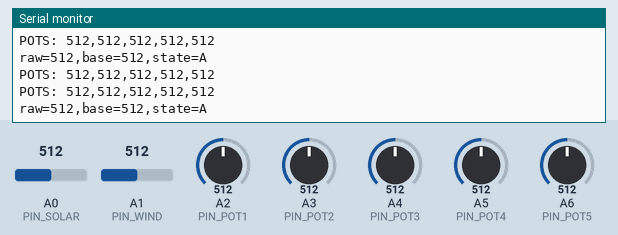
Recording of a sketch running on a simulated Arduino Nano, built for the host (arithmetic inside an expression is 32-bit, double 64-bit). Shown: the last lines printed to the serial monitor. Inputs (shaded band) come from the test bench; at power-on: A0 (PIN_SOLAR) = 512, A1 (PIN_WIND) = 512, A2 (PIN_POT1) = 512, A3 (PIN_POT2) = 512, A4 (PIN_POT3) = 512, A5 (PIN_POT4) = 512, A6 (PIN_POT5) = 512.

Above: at 4.2 s.
4.3 s: A0 (PIN_SOLAR) set to 716
At 4.44 s:
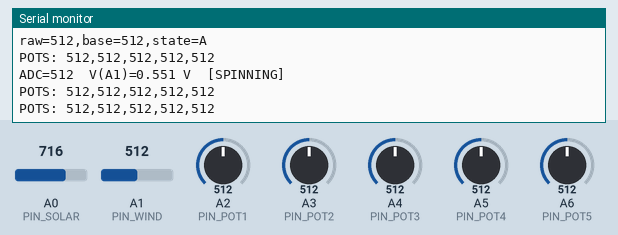
6.2 s: A1 (PIN_WIND) set to 10
At 6.54 s:
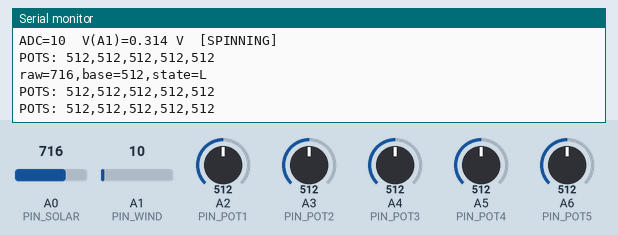
9.2 s: A0 (PIN_SOLAR) set to 306
At 9.25 s:
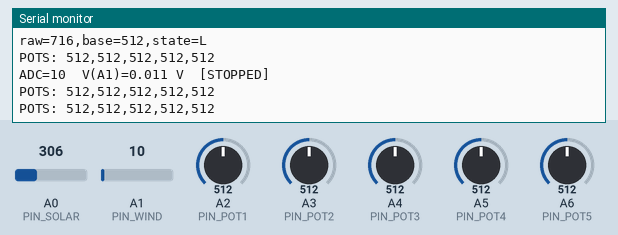
11.4 s: A2 (PIN_POT1) set to 716
At 11.66 s:
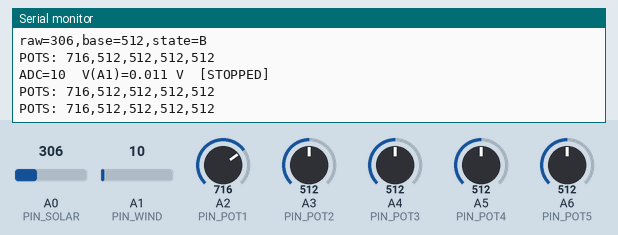
12.9 s: A3 (PIN_POT2) set to 716
At 13.16 s:
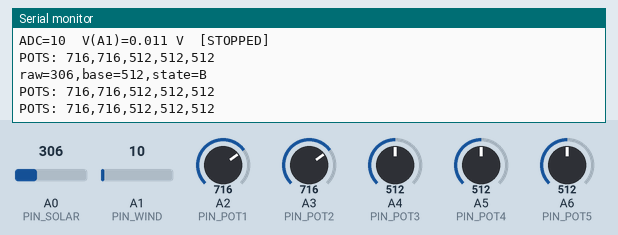
14.4 s: A4 (PIN_POT3) set to 716
At 14.66 s:
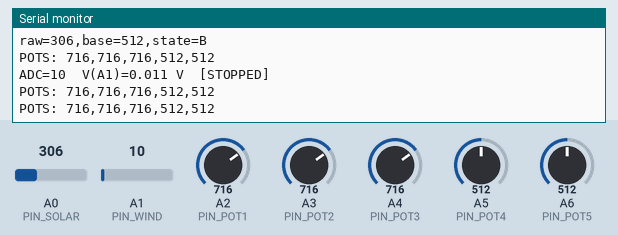
Timing chart, 0 to 16.9 s (numbered marks = the images above; inputs shaded):
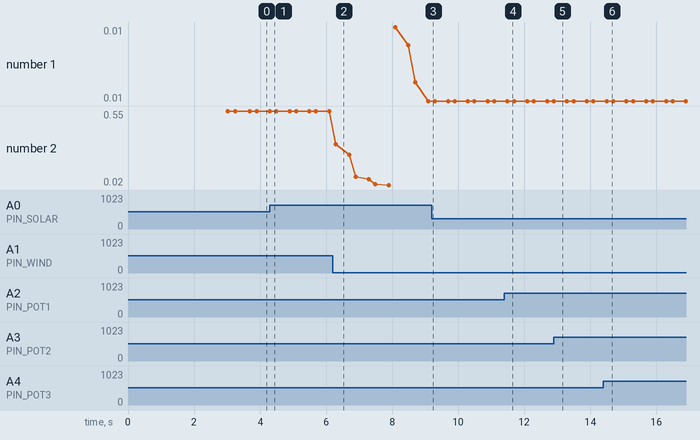

The sketch:

Wind_Solar_Potis_02.ino
```cpp
// === 修复版本：Solar(A0) + Wind(A1) ===
// Solar：A0, DEFAULT(≈5V)；Wind：A1, INTERNAL(≈1.1V)

#include <Arduino.h>

// ---------- Pins ----------
const uint8_t PIN_SOLAR = A0;
const uint8_t PIN_WIND  = A1;


// ---------- Potentiometer Pins (for 5 dashboard knobs) ----------
const uint8_t PIN_POT1 = A2;
const uint8_t PIN_POT2 = A3;
const uint8_t PIN_POT3 = A4;
const uint8_t PIN_POT4 = A5;
const uint8_t PIN_POT5 = A6;

// ===================== Solar =====================
const uint16_t SOLAR_SAMPLE_MS = 50;
const uint16_t SOLAR_CAL_MS    = 3000;
const float    BASE_ALPHA  = 0.0005f;
const float    NOISE_ALPHA = 0.05f;
const float    NOISE_MAX   = 30.0f;     // 恢复到 30（不是 12！）
const float    NOISE_CLIP_IN = 20.0f;   // 噪声裁剪
const int      MIN_DELTA_UP  = 20;      // 恢复绝对最小阈值  光照强度 Lichtstärkeanpassung Licht 50 30 28 25 20
const int      MIN_DELTA_DN  = 60;      // Lichtstärkeanpassung
const float    K_NOISE       = 7.5f;    // 噪声倍数 8.0 7.0 6.0
const float    REL_FRAC      = 0.12f;   // 相对阈值 0.15 0.13 0.12 0.1
const int      HYST          = 12;      // 滞回

enum SolarStateChar : char { AMBIENT='A', LAMP='L', BLOCKED='B' };

float baseline   = 0.0f;
float raw_ema    = 0.0f;
float noise_ema  = 5.0f;  // 修复：增大初始噪声估计
char  state      = AMBIENT;
unsigned long tSolar = 0, tSolarPrint = 0;

// ★ 修复：恢复基线更新控制
uint16_t baseline_update_counter = 0;
const uint16_t BASELINE_UPDATE_INTERVAL = 5;

// ===================== Wind =====================
const float     WIND_VREF = 1.1f;  // INTERNAL
const int       AVG_N     = 64;
const unsigned  PRINT_MS  = 200;
float TH_ON_V  = 0.03f;            // Wind_Stärke
float TH_OFF_V = 0.015f;

bool  spinning      = false;
float wind_v_ema    = 0.0f;
unsigned long tWind = 0, tWindPrint = 0;

// ===================== Potentiometers (5x) =====================
const unsigned POT_PRINT_MS = 100;  // 每 100 ms 打印一次 Poti 数值
unsigned long tPotPrint = 0;

// ===================== 分时窗口采样控制 =====================
enum Window { W_SOLAR, W_WIND };
Window curWin = W_SOLAR;
const unsigned long WINDOW_MS = 300;
unsigned long tWinStart = 0;

// 记录当前 analogReference 使用的是哪种模式
enum AnalogRefMode {
  REF_DEFAULT,
  REF_INTERNAL1V1
};

volatile AnalogRefMode gAnalogRefMode = REF_DEFAULT;

// ---------- 工具函数 ----------
static inline void warmup(uint8_t pin, uint8_t aref) {
  analogReference(aref);
  if (aref == DEFAULT) {
    gAnalogRefMode = REF_DEFAULT;
  } else if (aref == INTERNAL1V1) {
    gAnalogRefMode = REF_INTERNAL1V1;
  }
  delayMicroseconds(400);
  (void)analogRead(pin);
  (void)analogRead(pin);
  (void)analogRead(pin);
  (void)analogRead(pin);
}

static inline int analogReadAvg(uint8_t pin, int n) {
  long acc=0;
  for(int i=0;i<n;i++){
    acc+=analogRead(pin);
    delayMicroseconds(30);
  }
  return acc / n;
}

static inline float adcToVolt(int adc, float vref){
  return adc*(vref/1023.0f);
}

// ★ 修复：添加平滑读取函数（来自 Solar_2.ino）
int readSmoothAnalog(uint8_t pin, uint8_t n=8) {
  long acc = 0;
  for (uint8_t i=0; i<n; ++i) acc += analogRead(pin);
  return (int)(acc / n);
}

// 读取 5 个 Poti，并输出一行串口数据：POTS: v1,v2,v3,v4,v5
void readAndPrintPots() {
  AnalogRefMode prevRef = gAnalogRefMode;

  if (prevRef != REF_DEFAULT) {
    analogReference(DEFAULT);
    gAnalogRefMode = REF_DEFAULT;
    delayMicroseconds(200);
  }

  int v1 = analogReadAvg(PIN_POT1, 4);
  int v2 = analogReadAvg(PIN_POT2, 4);
  int v3 = analogReadAvg(PIN_POT3, 4);
  int v4 = analogReadAvg(PIN_POT4, 4);
  int v5 = analogReadAvg(PIN_POT5, 4);

  Serial.print(F("POTS: "));
  Serial.print(v1); Serial.print(',');
  Serial.print(v2); Serial.print(',');
  Serial.print(v3); Serial.print(',');
  Serial.print(v4); Serial.print(',');
  Serial.println(v5);

  if (prevRef == REF_INTERNAL1V1) {
    analogReference(INTERNAL1V1);
    gAnalogRefMode = REF_INTERNAL1V1;
    delayMicroseconds(200);
  }
}

// ===================== Setup =====================
void setup() {
  pinMode(PIN_SOLAR, INPUT);
  pinMode(PIN_WIND,  INPUT);


  Serial.begin(9600);
  while(!Serial){}

  // —— Solar：校准（使用 Solar_2.ino 的方法） ——
  curWin = W_SOLAR;
  tWinStart = millis();

  {
    warmup(PIN_SOLAR, DEFAULT);       // 5V参考 + 预热
    unsigned long t0 = millis();
    long acc=0, cnt=0;
    while(millis() - t0 < SOLAR_CAL_MS){
      acc += readSmoothAnalog(PIN_SOLAR, 8);  // ★ 使用平滑读取
      cnt++;
      delay(10);
    }
    baseline = cnt ? (float)acc/cnt : 0.0f;
    raw_ema  = baseline;
    noise_ema= 5.0f;  // ★ 修复：更大的初始噪声估计
    state    = AMBIENT;
    baseline_update_counter = 0;  // ★ 修复：初始化计数器
    tSolar = tSolarPrint = millis();

    Serial.print("Initial baseline: "); Serial.println(baseline);
    Serial.print("raw=");   Serial.print((int)round(raw_ema));
    Serial.print(",base="); Serial.print((int)round(baseline));
    Serial.print(",state=");Serial.println((char)state);
  }

  // —— Wind：初始化 ——
  warmup(PIN_WIND, INTERNAL1V1);
  {
    int   adc = analogReadAvg(PIN_WIND, AVG_N);
    float v   = adcToVolt(adc, WIND_VREF);
    wind_v_ema = v;
    spinning = (v >= TH_ON_V);

    tWind = tWindPrint = millis();

    Serial.print(F("ADC="));    Serial.print(adc);
    Serial.print(F("  V(A1)=")); Serial.print(v,3); Serial.print(F(" V  "));
    Serial.println(spinning ? F("[SPINNING]") : F("[STOPPED]"));
  }
}

// ===================== Loop =====================
void loop() {
  const unsigned long now = millis();

  // —— 定期读取 5 个 Poti 并发送到串口 ——
  if (now - tPotPrint >= POT_PRINT_MS) {
    tPotPrint = now;
    readAndPrintPots();
  }

  // —— 窗口切换 ——
  if(now - tWinStart >= WINDOW_MS){
    tWinStart = now;
    if(curWin == W_SOLAR){
      curWin = W_WIND;
      warmup(PIN_WIND, INTERNAL1V1);
      tWind = now;
    }else{
      curWin = W_SOLAR;
      warmup(PIN_SOLAR, DEFAULT);
      tSolar = now;
    }
  }

  // ================= Solar 窗口（使用 Solar_2.ino 的改进逻辑） =================
  if(curWin == W_SOLAR){
    if(now - tSolar >= SOLAR_SAMPLE_MS){
      tSolar = now;

      int   raw_val = readSmoothAnalog(PIN_SOLAR, 8);  // ★ 修复：使用平滑读取
      float raw = (float)raw_val;
      float diff = raw - baseline;

      // ★ 修复：仅在 AMBIENT 时更新噪声（来自 Solar_2.ino）
      if (state == AMBIENT) {
        float nd = fabs(diff);
        if (nd > NOISE_CLIP_IN) nd = NOISE_CLIP_IN;  // ★ 修复：噪声裁剪
        noise_ema = (1.0f - NOISE_ALPHA) * noise_ema + NOISE_ALPHA * nd;
        if (noise_ema > NOISE_MAX) noise_ema = NOISE_MAX;
      }

      // ★ 修复：使用 Solar_2.ino 的完整阈值计算
      float rel_base = baseline;
      if (rel_base < 60.0f) rel_base = 60.0f;
      float rel_th = REL_FRAC * rel_base;
      float up_th = max((float)MIN_DELTA_UP, max(K_NOISE * noise_ema, rel_th));
      float dn_th = max((float)MIN_DELTA_DN, max(K_NOISE * noise_ema, rel_th));

      // ★ 修复：使用 Solar_2.ino 的状态机逻辑
      char newState = state;
      switch (state) {
        case AMBIENT:
          if (diff > up_th)        newState = LAMP;
          else if (diff < -dn_th)  newState = BLOCKED;
          else {
            // ★ 修复：恢复基线更新控制
            baseline_update_counter++;
            if (baseline_update_counter >= BASELINE_UPDATE_INTERVAL) {
              baseline = (1.0f - BASE_ALPHA) * baseline + BASE_ALPHA * raw;
              baseline_update_counter = 0;
            }
          }
          break;

        case LAMP:
          if (diff < up_th - HYST)  newState = AMBIENT;  // ★ 修复：使用滞回
          break;

        case BLOCKED:
          if (diff > -(dn_th - HYST)) newState = AMBIENT;  // ★ 修复：使用滞回
          break;
      }

      // ★ 修复：状态转换时的噪声处理（来自 Solar_2.ino）
      if ((state == LAMP || state == BLOCKED) && newState == AMBIENT) {
        noise_ema = max(2.0f, noise_ema * 0.7f);  // 不要太激进
      }

      bool changed = (newState != state);
      state = newState;

      if (changed || (now - tSolarPrint >= 200)){
        tSolarPrint = now;
        Serial.print("raw=");   Serial.print(raw_val);
        Serial.print(",base="); Serial.print((int)round(baseline));
        Serial.print(",state=");Serial.println((char)state);
      }
    }
  }

  // ================= Wind 窗口（保持不变） =================
  else { // curWin == W_WIND
    if(now - tWind >= SOLAR_SAMPLE_MS){
      tWind = now;

      int   adc = analogReadAvg(PIN_WIND, AVG_N);
      float vA1 = adcToVolt(adc, WIND_VREF);

      const float ALPHA_WIND = 0.25f;
      wind_v_ema = ALPHA_WIND*vA1 + (1.0f - ALPHA_WIND)*wind_v_ema;

      if(!spinning && wind_v_ema >= TH_ON_V)  spinning = true;
      if( spinning && wind_v_ema <= TH_OFF_V) spinning = false;


      if(now - tWindPrint >= PRINT_MS){
        tWindPrint = now;
        Serial.print(F("ADC="));    Serial.print(adc);
        Serial.print(F("  V(A1)=")); Serial.print(wind_v_ema,3); Serial.print(F(" V  "));
        Serial.println(spinning ? F("[SPINNING]") : F("[STOPPED]"));
      }
    }
  }
}
```

Measured:
- after the input at 6.2 s, the serial monitor: prints a new line after 0.09 s (image 2)
- after the input at 11.4 s, the serial monitor: prints a new line after 0.05 s (image 4)
- after the input at 12.9 s, the serial monitor: prints a new line after 0.05 s (image 5)
- after the input at 14.4 s, the serial monitor: prints a new line after 0.05 s (image 6)
- plotted number 2: 0.55 → 0.02 after the input at 6.2 s
